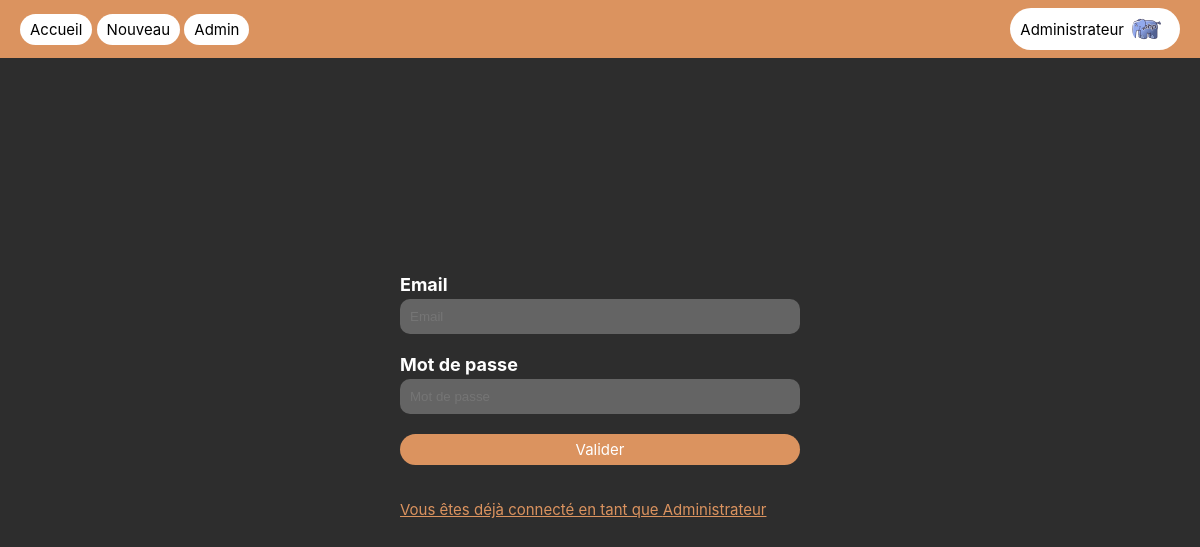
/code/login.php (signed in), run on the app's committed database.
### tables this page shows
CREATE TABLE IF NOT EXISTS `users` (
  `id` int NOT NULL AUTO_INCREMENT,
  `email` text NOT NULL,
  `username` text NOT NULL,
  `password` text NOT NULL,
  `avatar_url` text NOT NULL,
  `admin` tinyint(1) NOT NULL DEFAULT '0',
  PRIMARY KEY (`id`)
);

### code/includes/User.php (called while the page is built, shortened)
<?php
class User {
    private string $username;
    private string $avatar_url;
    function __construct(int $id, string $username, string $email, string $password, string $avatar_url, bool $admin) {
        $this->username = $username;
        $this->avatar_url = $avatar_url;
    }
    public function getUsername(): string {
        return $this->username;
    }
    public function getAvatarUrl(): string {
        return $this->avatar_url;
    }
    public static function findById(int $id): ?User {
        try {
            $conn = get_bdd_connection();
            $stmt = $conn->prepare('SELECT * FROM users where id = ?');
            $stmt->execute([$id]);
            $user = $stmt->fetch();
            if ($user) {
                return new User($user['id'], $user['username'], $user['email'], $user['password'], $user['avatar_url'], $user['admin']);
            }
            throw new UserNotFoundException("L'utilisateur $id n'existe pas");
        } catch (PDOException $e) {
            throw new DatabaseException("Erreur lors de la requête à la base de données", 0, $e);
        }
    }
}

### code/login.php (the view, shortened to what this page needs)
<?php
require_once 'includes/User.php';
?>
<!DOCTYPE html>
<html lang="fr">
<head>
    <link rel="stylesheet" href="res/css/style.css">
</head>
<body>
<?php require_once "includes/header.php"; ?>
<main class="login">
    <form action="<?= htmlspecialchars($_SERVER['REQUEST_URI']) ?>" method="post">
        <label>
            <span>Email</span>
            <input type="text" name="email" placeholder="Email" value="<?= $_POST["email"] ?? '' ?>">
        </label>
        <label>
            <span>Mot de passe</span>
            <input type="password" name="password" placeholder="Mot de passe" value="<?= $_POST["password"] ?? '' ?>">
        </label>
        <input type="submit" value="Valider">
        <?php if (isset($user)): ?> <p><a href="account.php">Vous êtes déjà connecté en tant que <?= $username ?></a>
        </p>  <?php endif; ?>
    </form>
</main>
</body>
</html>

### code/includes/header.php (shortened to what this page needs)
<?php
require_once 'User.php';
if (is_connected()) {
    try {
        $user = User::findById($_SESSION['user_id'] ?? null);
        $username = htmlspecialchars($user->getUsername());
        $avatar_url = $user->getAvatarUrl();
    } catch (DatabaseException $e) {
        var_dump($e->getMessage());
    } catch (UserNotFoundException $e) {}
}
if (empty($__PAGE_PREFIX)) {
    $__PAGE_PREFIX = './';
}
?>
<nav>
    <div class="left">
        <a class="button" href="<?= $__PAGE_PREFIX ?>">Accueil</a>
        <a class="button" href="<?= $__PAGE_PREFIX ?>create_article.php">Nouveau</a>
        <a class="button" href="<?= $__PAGE_PREFIX ?>admin/">Admin</a>
    </div>
    <div class="right">
        <a href="<?= $__PAGE_PREFIX ?>account.php" class="button">
            <?= $username ?? 'Se connecter' ?>
            <img src="<?= $__PAGE_PREFIX.($avatar_url ?? 'res/img/login.png') ?>" alt="<?= $username ?? 'Default' ?>'s avatar">
        </a>
    </div>
</nav>

### code/res/css/style.css (style rules this page uses)
html, body { font-family: "Inter", sans-serif; font-size: 15px; margin: 0; height: 100%; }
body { display: flex; flex-direction: column; background-color: #2D2D2D; color: white; }
nav { background: #DB935F; display: flex; justify-content: space-between; align-items: center; min-height: 50px; padding: 4px 20px; overflow: hidden; }
nav .left { overflow: hidden; display: inline-block; white-space: nowrap; }
nav a.button { background-color: white; color: black; }
nav a.button img { height: 30px; width: 30px; border-radius: 100%; object-fit: cover; }
nav a.button img:first-child { margin-right: 8px; }
nav a.button img:last-child { margin-left: 8px; }
main { flex: 1; display: flex; padding: 0 20px; }
main.login, main.account, main.create_article, main.admin { justify-content: center; align-items: center; }
main.login form, main.login > div, main.account form, main.account > div, main.create_article form, main.create_article > div, main.admin form, main.admin > div { flex: 1; max-width: 400px; display: flex; flex-direction: column; gap: 20px; }
a.button, input.button, button.button, input[type=submit] { border: none; margin: 0; width: auto; overflow: visible; font: inherit; line-height: normal; -webkit-font-smoothing: inherit; -moz-osx-font-smoothing: inherit; -webkit-appearance: none; border-radius: 100px; background-color: #db935f; padding: 6px 10px; text-decoration: none; color: white; }
a { color: #db935f; }
a.button { display: inline-flex; align-items: center; justify-content: center; }
label { display: flex; flex-direction: column; gap: 4px; }
label span { font-weight: bold; font-size: larger; }
input, textarea, select { padding: 10px; border-radius: 10px; border: none; background-color: #646464; color: #D9D9D9; }

### data on the page
users: username "Administrateur", avatar_url (picture)
